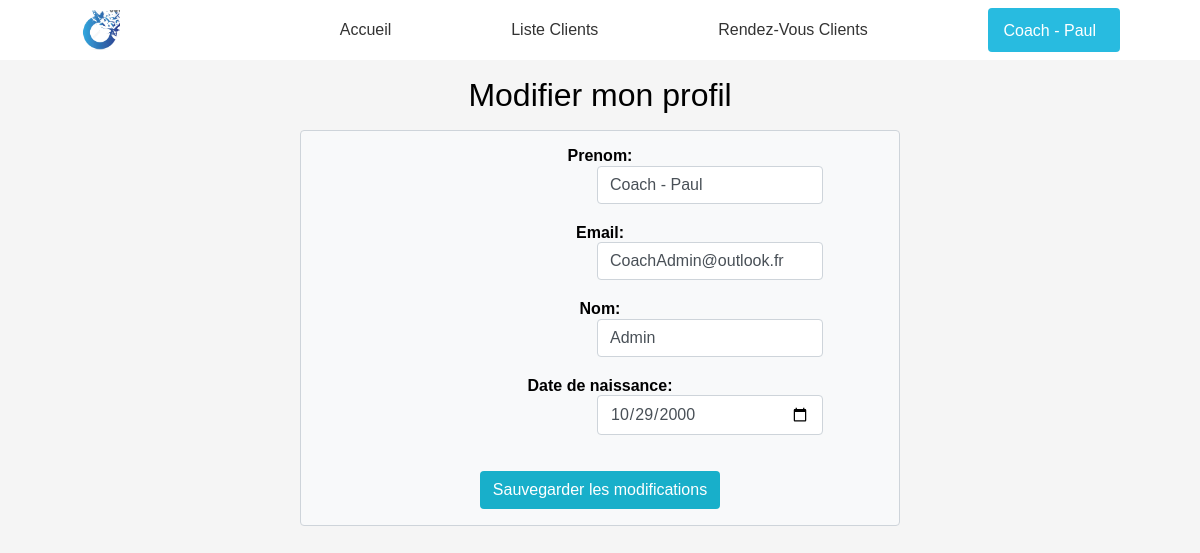
Screenshot of /update/ (signed in) with the database file from the repository.
### Authentification/models.py (models this page shows)
class User(AbstractUser):
    username = models.CharField(max_length=150, unique=False , verbose_name='Prenom')
    """Email est utilisé comme identifiant"""
    email = models.EmailField(unique=True)
    USERNAME_FIELD = 'email'
    REQUIRED_FIELDS = ['username']
    """Role est utilisé pour la gestion des droits"""
    role = models.CharField(max_length=30 , verbose_name='Rôle')
    nom = models.CharField(max_length=150, unique=False, verbose_name='Nom' , default='Nom non donnée')
    born = models.DateField(verbose_name='Date de naissance' , default=None, null=True, blank=True)

### Authentification/views.py (the view)
# urls.py: path('update/', update_profile, name='update'),
@login_required
def update_profile(request):
    if not request.user.is_authenticated:
        return redirect('accueil')
    if request.method == 'POST':
        form = forms.UpdateForm(request.POST, instance=request.user)
        if form.is_valid():
            """On vérifie que le formulaire est valide"""
            form.save()
        return redirect('accueil')
    else:
        form = forms.UpdateForm(instance=request.user)
    return render(request, 'Authentification/modification_utilisateur.html', {'form': form})

### Authentification/forms.py
class UpdateForm(forms.ModelForm):
    class Meta:
        model = User
        """On utilise le modèle User"""
        fields = ['username', 'email' , "nom", "born" ]
        """On utilise les champs username, email, nom et born"""
    def __init__(self, *args, **kwargs):
        super().__init__(*args, **kwargs)
        self.fields['username'].widget.attrs.update({'class': 'form-control'})
        self.fields['email'].widget.attrs.update({'class': 'form-control'})
        self.fields['nom'].widget.attrs.update({'class': 'form-control'})
        self.fields['born'].widget = forms.DateInput(attrs={'class': 'form-control', 'type': 'date'})

### Authentification/templates/Authentification/modification_utilisateur.html (shortened to what this page needs)
{% extends "base.html" %}
{% load static %}
{% block head %}
<link rel="stylesheet" href="{% static "Authentification/css/modification_utilisateur.css" %}">
{% endblock head %}
{% block body %}
<h2>Modifier mon profil</h2>
<form method="post">
  {{ form.as_p }}
  <button type="submit">Sauvegarder les modifications</button>
</form>
{% endblock body %}

### templates/base.html (shortened to what this page needs)
{%load static%}
<!DOCTYPE html>
<html lang="fr">
<head>
    <link rel="stylesheet" href="{% static "css/normalize.css" %}">
    <link rel="stylesheet" href="{% static "css/base.css" %}">
    {% block head %}{% endblock head %}
</head>
  <body>
    <nav class="navbar">
      <a href="{% url 'accueil' %}">
        <img src="{% static 'images/logo.png' %}" alt="Logo" id="logo">
      </a>
  {%  if user.is_authenticated %}
       <a href="{% url 'accueil' %}" class="nav-link">Accueil</a>
       {% if request.user.role == "CREATOR" %}
        <a href="{% url 'liste_utilisateurs' %}" class="nav-link">Liste Clients</a>
        <a href="{% url 'appointment_list' %}" class="nav-link">Rendez-Vous Clients</a>
       {% endif %}
      <div class="dropdown">
        <button class="dropdown-toggle">{{ request.user.username }}</button>
      </div>
  {% endif %}
    </nav>
    {% block body %}{% endblock body %}
  </body>
  </html>

### static/css/base.css (style rules this page uses)
* { padding: 0; margin: 0; box-sizing: border-box; }
body { background-color: #f5f5f5; font-family: Arial, sans-serif; }
.navbar { display: flex; justify-content: space-around; align-items: center; height: 60px; padding: 0 20px; background-color: #ffffff; }
.nav-link { margin-right: 0px; font-size: 16px; text-decoration: none; color: #333; }
#logo { float: left; height: 40px; margin-right: 100px; }
.navbar .dropdown { position: relative; display: inline-block; }
.dropdown-toggle { background-color: rgb(40, 187, 224); color: #ffffff; padding: 12px 16px; border: none; border-radius: 4px; cursor: pointer; font-size: 16px; }

### Authentification/static/Authentification/css/modification_utilisateur.css (style rules this page uses)
body { text-align: center; }
h2 { margin-top: 1rem; margin-bottom: 1rem; font-weight: 500; line-height: 1.2; color: inherit; font-size: 2rem; }
form { margin: 0 auto; width: 50%; padding: 1rem; border: 1px solid #ced4da; border-radius: 0.25rem; background-color: #f8f9fa; text-align: center; }
label { font-weight: bold; }
input.form-control { margin-bottom: 20px; display: block; padding: 0.375rem 0.75rem; margin-left: 280px; width: 40%; font-size: 1rem; line-height: 1.5; color: #495057; background-color: #fff; background-clip: padding-box; border: 1px solid #ced4da; border-radius: 0.25rem; transition: border-color 0.15s ease-in-out, box-shadow 0.15s ease-in-out; }
button[type="submit"] { display: inline-block; margin-top: 1rem; font-weight: 400; text-align: center; white-space: nowrap; vertical-align: middle; user-select: none; border: 1px solid transparent; padding: 0.375rem 0.75rem; font-size: 1rem; line-height: 1.5; border-radius: 0.25rem; background-color: #18afca; color: #fff; transition: color 0.15s ease-in-out, background-color 0.15s ease-in-out, border-color 0.15s ease-in-out, box-shadow 0.15s ease-in-out; }

### rows the page displays
User: user.username "Coach - Paul", username "Coach - Paul", email "CoachAdmin@outlook.fr", nom "Admin", born "10/29/2000"
